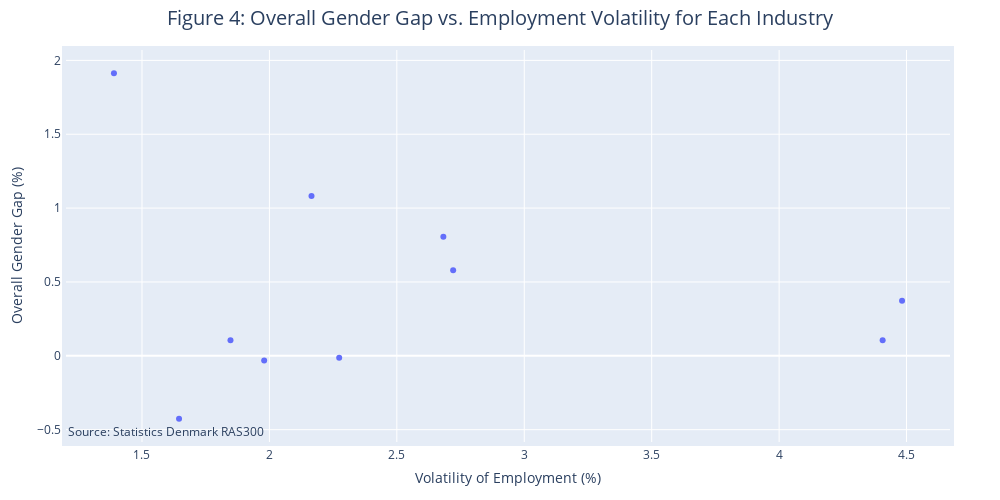

Notebook source saved alongside this figure:
### Code cell
# Calculate the standard deviation of the 'CHANGE (%)' column for each industry and gender
volatility = employment.groupby(['INDUSTRY', 'GENDER'])['CHANGE (%)'].std().reset_index()

# Pivot the volatility table to have separate columns for male and female volatility
volatility_pivot = volatility.pivot_table(values='CHANGE (%)', index=['INDUSTRY'], columns=['GENDER']).reset_index()

# Calculate the overall gender gap in volatility
volatility_pivot['GENDER GAP'] = volatility_pivot['Women'] - volatility_pivot['Men']

# Create an interactive scatter plot using Plotly
fig_4 = px.scatter(volatility_pivot, x='Men', y='GENDER GAP', hover_name='INDUSTRY', title='Figure 4: Overall Gender Gap vs. Employment Volatility for Each Industry')

# Update the layout
fig_4.update_layout(xaxis_title='Volatility of Employment (%)', yaxis_title='Overall Gender Gap (%)', title_font=dict(size=20), 
                    title_x=0.5, margin=dict(l=50, r=50, b=50, t=50, pad=4), hovermode='closest',
                    height=500, width=1000,
                    annotations=[dict(xref='paper', yref='paper', x=0, y=-0, showarrow=False, text='Source: Statistics Denmark RAS300')])

# Show the interactive plot
fig_4.show()

### Figure 1 — Plotly figure (JSON) as saved in the notebook; plotly's stock layout.template omitted (floating-point values rounded to 4 significant figures)
{"data": [{"hovertemplate": "<b>%{hovertext}</b><br><br>Men=%{x}<br>GENDER GAP=%{y}<extra></extra>", "hovertext": ["Agriculture, forestry and fishing", "Arts, entertainment and recration activities", "Construction", "Financial and insurance", "Information and communication", "Manufacturing, mining and quarrying, and utility services", "Other business services", "Public administration, education and health", "Real estate", "Trade and transport etc."], "legendgroup": "", "marker": {"color": "#636efa", "symbol": "circle"}, "mode": "markers", "name": "", "orientation": "v", "showlegend": false, "type": "scatter", "x": [1.39, 1.847, 4.482, 1.979, 2.165, 4.406, 2.683, 1.645, 2.274, 2.721], "xaxis": "x", "y": [1.912, 0.1059, 0.3729, -0.03235, 1.081, 0.1061, 0.8067, -0.4255, -0.01237, 0.5792], "yaxis": "y"}], "layout": {"annotations": [{"showarrow": false, "text": "Source: Statistics Denmark RAS300", "x": 0, "xref": "paper", "y": 0, "yref": "paper"}], "height": 500, "hovermode": "closest", "legend": {"tracegroupgap": 0}, "margin": {"b": 50, "l": 50, "pad": 4, "r": 50, "t": 50}, "title": {"font": {"size": 20}, "text": "Figure 4: Overall Gender Gap vs. Employment Volatility for Each Industry", "x": 0.5}, "width": 1000, "xaxis": {"anchor": "y", "domain": [0, 1], "title": {"text": "Volatility of Employment (%)"}}, "yaxis": {"anchor": "x", "domain": [0, 1], "title": {"text": "Overall Gender Gap (%)"}}}}
